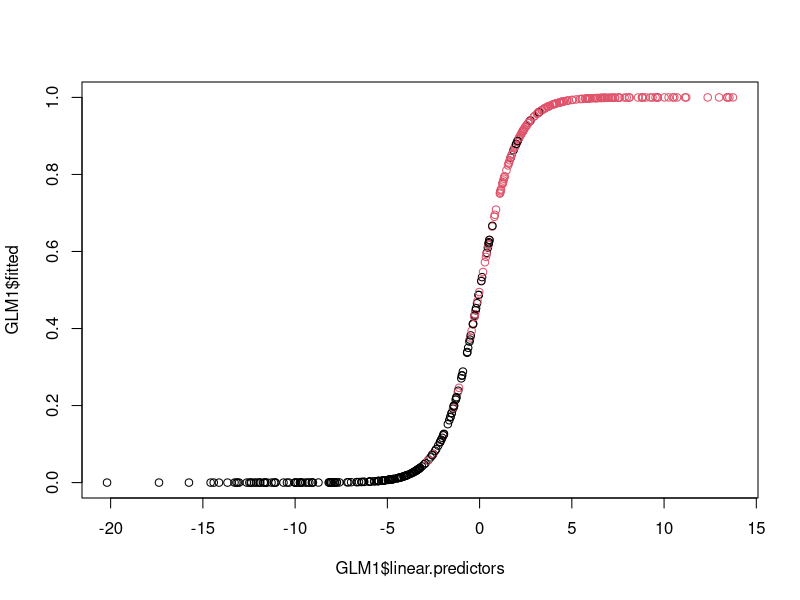
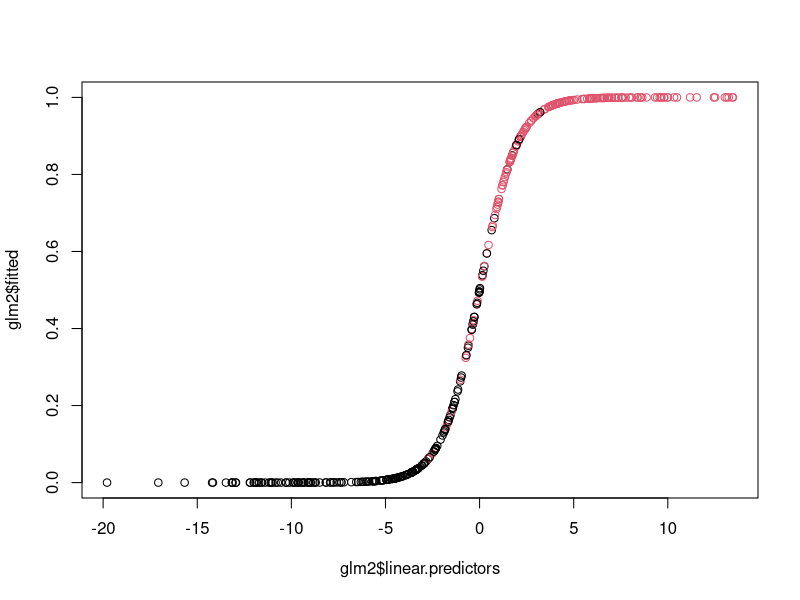
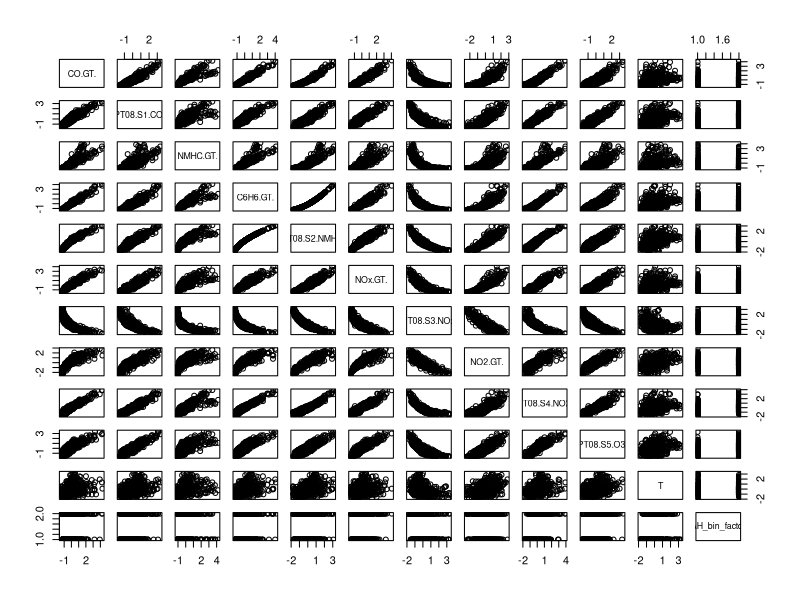
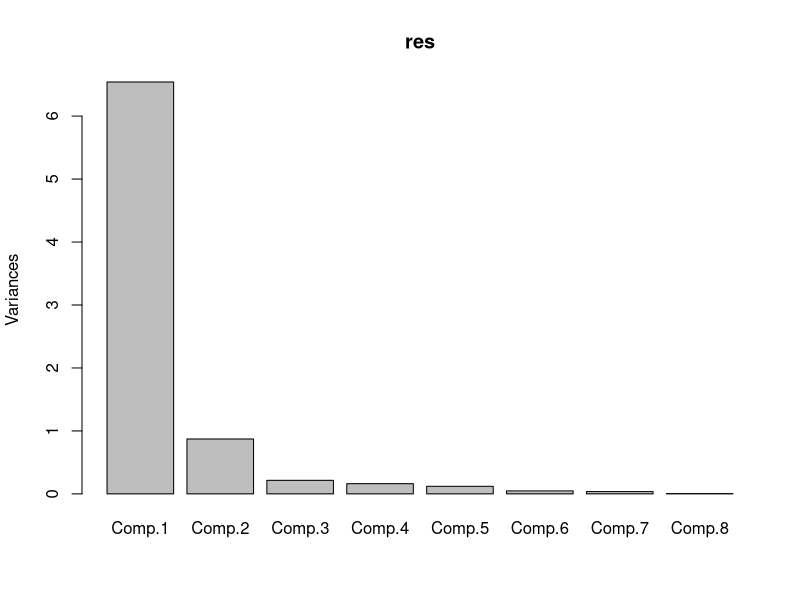
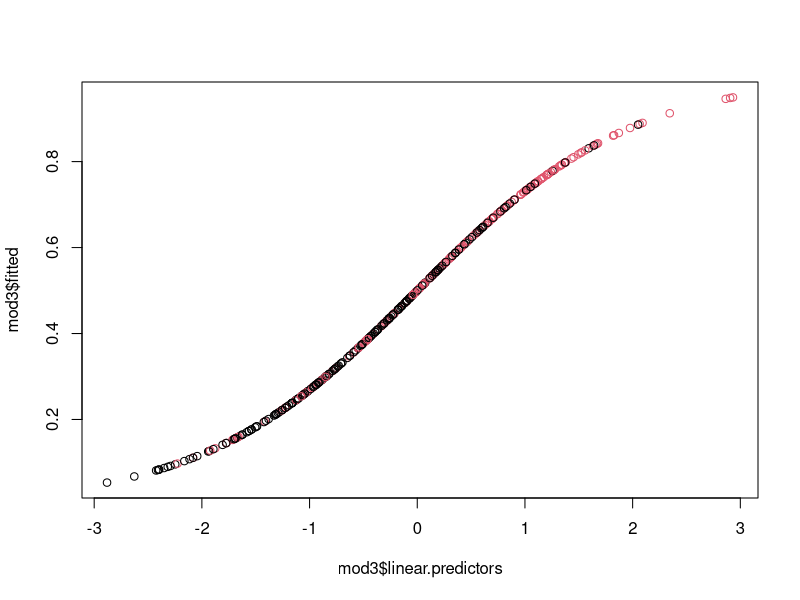

Source code (R) for these figures, in order:
# This is a test to check if binary classification is possible for pollution 
# dataset using electronic sensor heads.

# Classifying absolute humidity is not very interesting, yet it's the variable that we chose in project 1 and for now we will stick to it.

# Multi-colinearity issues may arise due to highly correlated variables.
# Eliminating some variables will weaken our classification study.
# Professor said that we do a logistic reg using PCs.

# Other possible binary variables to create:
# One might consider predicting whether it's a rush hour or not.
# One might also Predict absence or presence of a certain chemical compound in the air due to sensor responses
rm(list=ls())
################################################################################

# Standardize dataframe function

standardizeDF <- function(x) {
  
  new_columns = c()
  
  for (name in names(x)) {
    new_col = (x[name]-mean(as.matrix(x[name])))/sd(as.matrix(x[name]))
    new_columns = append(new_columns, new_col, after=length(new_columns))
  }
  
  return(data.frame(new_columns))
}

################################################################################

air_quality_data = read.csv('Data/cleanAirQuality.csv', sep=";", 
                            header=TRUE, stringsAsFactors=TRUE)

AH_bin_factor <- as.factor(air_quality_data[['AH_bin']])

# date_filter = subset (air_quality_data, select = c(Date))

air_quality_data = subset (air_quality_data, select = c(-AH_bin, -Date, -Time, -RH))
air_quality_data = standardizeDF(air_quality_data)

air_quality_data = append(air_quality_data, data.frame(AH_bin_factor), after = length(air_quality_data))

air_quality_data = data.frame(air_quality_data)

summary(air_quality_data)

# We first try the logistic regression framework and fit using all the data

# We first try the logistic regression framework.
# We split the data into 80/20 ratio.

# AH_bin = as.factor(AH_bin)
set.seed(2)
sample <- sample(c(TRUE, FALSE), dim(air_quality_data)[1], replace=TRUE, prob=c(0.8,0.2))
train  <- air_quality_data[sample, ]
test   <- air_quality_data[!sample, ]

GLM1 <- glm(formula = AH_bin_factor ~ .,data = train, family=binomial(logit))
summary(GLM1)
ppv=1-pchisq(542.192-73.499, df=391-379)
ppv

glm0 <- glm(AH_bin_factor ~ 1, data = train,family=binomial(link="logit"))
anova(glm0, GLM1, test="Chisq")

plot(GLM1$linear.predictors, GLM1$fitted, col = as.numeric(train[['AH_bin_factor']]))
Classif1 <- GLM1$fitted.values >= 0.5
(tab1 <- table(train[['AH_bin_factor']], Classif1))
round((tab1[2,1]+tab1[1,2])/sum(tab1) * 100, 2)
library(MASS)
stepAIC(GLM1, direction="backward")

glm2 <- glm(AH_bin_factor ~ C6H6.GT. +PT08.S2.NMHC.+NOx.GT.
            +PT08.S3.NOx.+NO2.GT.+PT08.S4.NO2.+PT08.S5.O3.+T, data = train,family=binomial(link="logit"))
# glm2 <- glm(AH_bin_factor ~ PT08.S1.CO. + NMHC.GT. +PT08.S2.NMHC.+NOx.GT.
#             +PT08.S3.NOx.+PT08.S4.NO2.+T+RH, data = train,family=binomial(link="logit"))
summary(glm2)

Classif2 <- glm2$fitted.values >= 0.5
(tab2 <- table(train[['AH_bin_factor']], Classif2))
round((tab2[2,1]+tab2[1,2])/sum(tab2) * 100, 2)

plot(glm2$linear.predictors, glm2$fitted, col = as.numeric(train[['AH_bin_factor']]))
pairs(air_quality_data)

fitProb <- linearPredict <- NULL
for(i in 1:dim(test)[1])
{
  ind_i <- c(1, test$C6H6.GT.[i], test$PT08.S2.NMHC.[i],
             test$NOx.GT.[i], test$PT08.S3.NOx.[i],test$NO2.GT.[i], test$PT08.S4.NO2.[i], test$PT08.S5.O3.[i],
             test$T[i])
  # ind_i <- c(1, test$PT08.S1.CO.[i], test$NMHC.GT.[i], test$PT08.S2.NMHC.[i],
  #            test$NOx.GT.[i], test$PT08.S3.NOx.[i], test$PT08.S4.NO2.[i], 
  #            test$T[i], test$RH[i])
  linearPredict[i] <- ind_i %*% glm2$coefficients
  fitProb[i] <- exp(linearPredict[i]) / (1+exp(linearPredict[i]))
}
Classico <- fitProb >= 0.5
(tabos <- table(test$AH_bin_factor, Classico))
round((tabos[2,1]+tabos[1,2])/sum(tabos) * 100, 2)

library(car)
vif(glm2)

# 2. Further analysis (PCA) ----

dataPCA <- train[,-c(1, 2, 3, 12)]
# dataPCA <- train[,-c(1, 4, 8, 10, 13)]

res <- princomp(dataPCA, cor=TRUE)
summary(res)
plot(res,type="b")

mod2 <- glm(train$AH_bin_factor ~ res$scores[,1] + res$scores[,2] + res$scores[,3] +
              res$scores[,4] + res$scores[,5],family=binomial(logit))
summary(mod2)
#In order to simplify the model, different procedures are possible
#As illustration, two-way the automatic selection procedure  based on the AIC is used:
modPCA <- stepAIC(mod2, direction="both")

# And the 1st,2nd, 3rd, 4th and 5th PCs are kept in the final model.

#plot(obesity, modPCA$fitted, ylim=c(0,1), ylab="Fitted values")
#plot(sbp, modPCA$fitted, ylim=c(0,1), ylab="Fitted values")

#These plots show no clear patterns; this means that the probability of success
# does not increase/decrease with these two variables

mod3 <- glm(train$AH_bin_factor ~ res$scores[,1] +
              res$scores[,4] + res$scores[,5],family=binomial(logit))
summary(mod3)

plot(mod3$linear.predictors, mod3$fitted, col = as.numeric(train[['AH_bin_factor']]))

fitProb2 <- linearPredict2 <- NULL
for(i in 1:dim(test)[1]){ 
  # transform test into PCA
  ind_i <- c(test$C6H6.GT.[i], test$PT08.S2.NMHC.[i],
             test$NOx.GT.[i], test$PT08.S3.NOx.[i],test$NO2.GT.[i], test$PT08.S4.NO2.[i],test$PT08.S5.O3.[i],
             test$T[i])
  tranformed_i = append(1,ind_i %*% res$loadings[,c(1,4,5)])
  linearPredict2[i] <- tranformed_i %*% mod3$coefficients
  fitProb2[i] <- exp(linearPredict2[i]) / (1+exp(linearPredict2[i]))
}
Classico <- fitProb2 >= 0.5
(tabos <- table(test$AH_bin_factor, Classico))
round((tabos[2,1]+tabos[1,2])/sum(tabos) * 100, 2)
